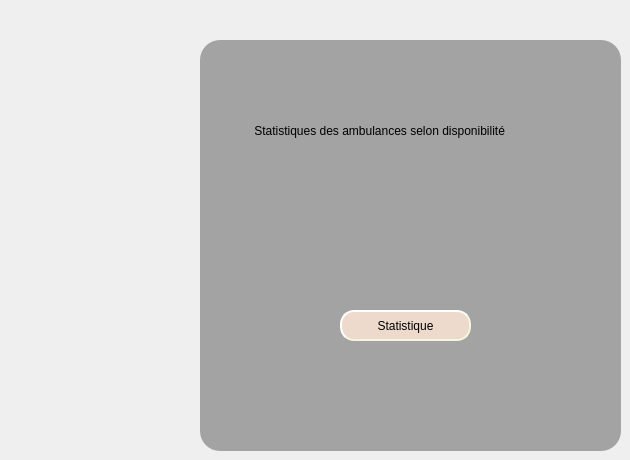
   <widget class="QWidget" name="tab">
    <attribute name="title">
     <string>Statistiques</string>
    </attribute>
    <widget class="QWidget" name="widget_2" native="true">
     <property name="geometry">
      <rect>
       <x>200</x>
       <y>40</y>
       <width>421</width>
       <height>411</height>
      </rect>
     </property>
     <property name="styleSheet">
      <string notr="true">font: 75 8pt &quot;MS Shell Dlg 2&quot;;
border-radius: 20px;
color: black;
padding: 0 8px;
background: #b87979;
background-color: rgb(163, 163, 163);
font: bold, &quot;Comic Sans MS&quot;;;
text-align:center;</string>
     </property>
     <widget class="QLabel" name="label">
      <property name="geometry">
       <rect>
        <x>40</x>
        <y>40</y>
        <width>321</width>
        <height>101</height>
       </rect>
      </property>
      <property name="text">
       <string> Statistiques des ambulances selon disponibilité</string>
      </property>
     </widget>
     <widget class="QPushButton" name="statistique">
      <property name="geometry">
       <rect>
        <x>140</x>
        <y>270</y>
        <width>131</width>
        <height>31</height>
       </rect>
      </property>
      <property name="styleSheet">
       <string notr="true">QPushButton
{
	background-color: rgb(237, 218, 204);
	color: rgb(0, 0, 0);
border-style: solid;
    border-radius: 6;
border-radius: 14px;

	border-style: outset;
    border-width: 2px;
    border-radius: 14px;
    border-color: beige;
  
 
    padding: 0px;
	
	
	
	font: 10pt &quot;Franklin Gothic Heavy&quot;;
}
QPushButton:hover
{
background-color: rgb(235, 197, 197);
	color: rgb(0, 0, 0);
}
QPushButton:pressed
{
background-color: rgb(0, 143, 105);
}</string>
      </property>
      <property name="text">
       <string>Statistique</string>
      </property>
     </widget>
    </widget>
   </widget>
